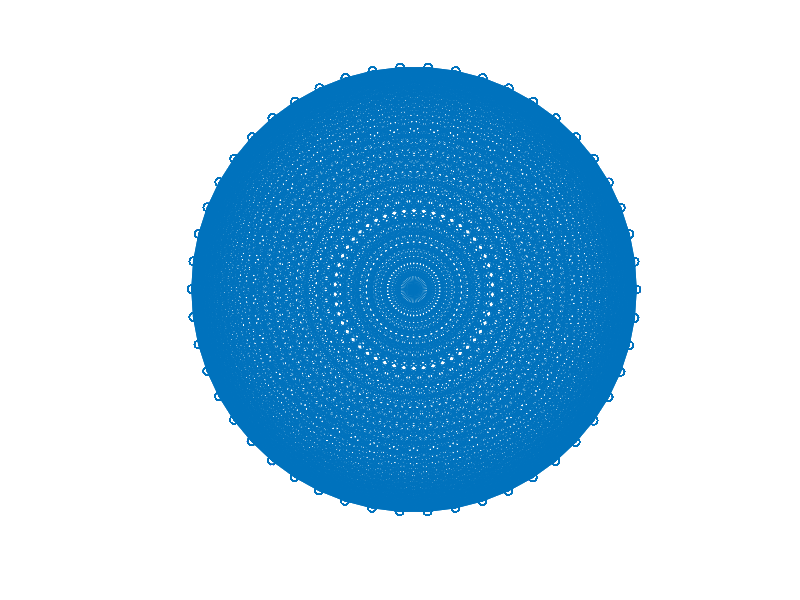

MATLAB code for this plot: (Note: this script raises an error after producing the figure.)
%% Sparsifying a graph (example)

%% Example 
n = 50;                                % number of points
theta = linspace(0,2*pi-2*pi/(n-1),n);
xy = zeros(n,2);
x = cos(theta);
y = sin(theta);
G = zeros(n,n);
for i = 1:length(G)
    for j = 1:length(G)
        if i~=j % Avoiding self-loops
            G(i,j) = 1/sqrt((x(i)-x(j))^2+(y(i)-y(j))^2); % chord-wise distance
        end
    end
end
% G = rand(n);
% G(logical(eye(n)))=0;
%% Original graph plot
xy(1:length(G),1) = x(1:length(G));
xy(1:length(G),2) = y(1:length(G));
figure(1), gplot(G,xy,'o-');
set(gcf, 'Color', [1 1 1]);
axis('equal');
xlim([-1.1 1.1]);
ylim([-1.1 1.1]);
axis off;

%% Sparsfied graph plot
epsilon = .1; % Approximation order (1-harsh approximation)
[G_sparse,Re] = sparsify_spectral(G,epsilon);
figure(2), gplot(G_sparse,xy,'o-');
set(gcf, 'Color', [1 1 1]);
axis('equal');
xlim([-1.1 1.1]);
ylim([-1.1 1.1]);
axis off;

